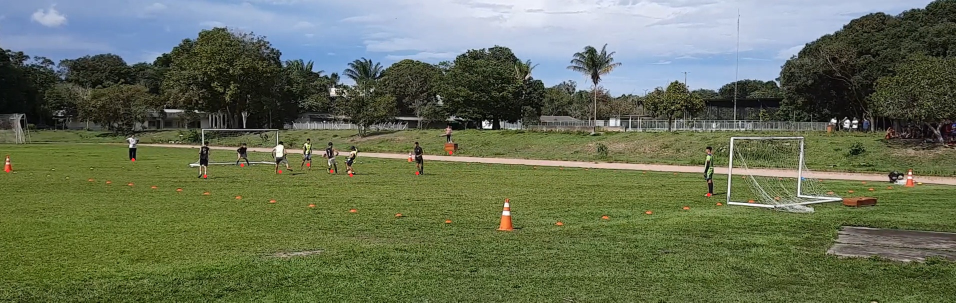
#> input picture 7_delimitarCampo_v3/campo_A51.jpg, 1912 x 605 px (shown at 1/2 size)
$ python homografiaCampo2.py
#> lines starting #> are read from the running program, lines starting #| are printed output that depends on the picture
import cv2
import numpy as np
import matplotlib.pyplot as plt

# Read source image.
img_src = cv2.imread('campo_A51.jpg')
#> img_src is the input picture: shape (605, 1912, 3); mean B, G, R 86.5, 111.8, 102.5

# Four corners of the 3D court + mid-court circle point in source image
# Start top-left corner and go anti-clock wise + mid-court circle point
pts_src = np.float32([[13, 341], [1011, 460], #A, B
                [1819, 371], [820, 322]])  #C, D

#encontrar a largura maxima
width_AB = np.sqrt(((pts_src[0][0] - pts_src[1][0]) ** 2) + ((pts_src[0][1] - pts_src[1][1]) ** 2))
width_DC = np.sqrt(((pts_src[3][0] - pts_src[2][0]) ** 2) + ((pts_src[3][1] - pts_src[2][1]) ** 2))
maxWidth = max(int(width_AB), int(width_DC))

#encontrar alttura maxima
height_AD = np.sqrt(((pts_src[0][0] - pts_src[3][0]) ** 2) + ((pts_src[0][1] - pts_src[3][1]) ** 2))
height_BC = np.sqrt(((pts_src[1][0] - pts_src[2][0]) ** 2) + ((pts_src[1][1] - pts_src[2][1]) ** 2))
maxHeight = max(int(height_AD), int(height_BC))

#saida pra ficar em 2D          #eu nao entendi muito bem apenas peguei
output_pts = np.float32([[0, 0],
                        [0, maxHeight - 1],
                        [maxWidth - 1, maxHeight - 1],
                        [maxWidth - 1, 0]])

# Compute the perspective transform M
M = cv2.getPerspectiveTransform(pts_src,output_pts)

#image esult
out = cv2.warpPerspective(img_src,M,(maxWidth, maxHeight),flags=cv2.INTER_LINEAR)
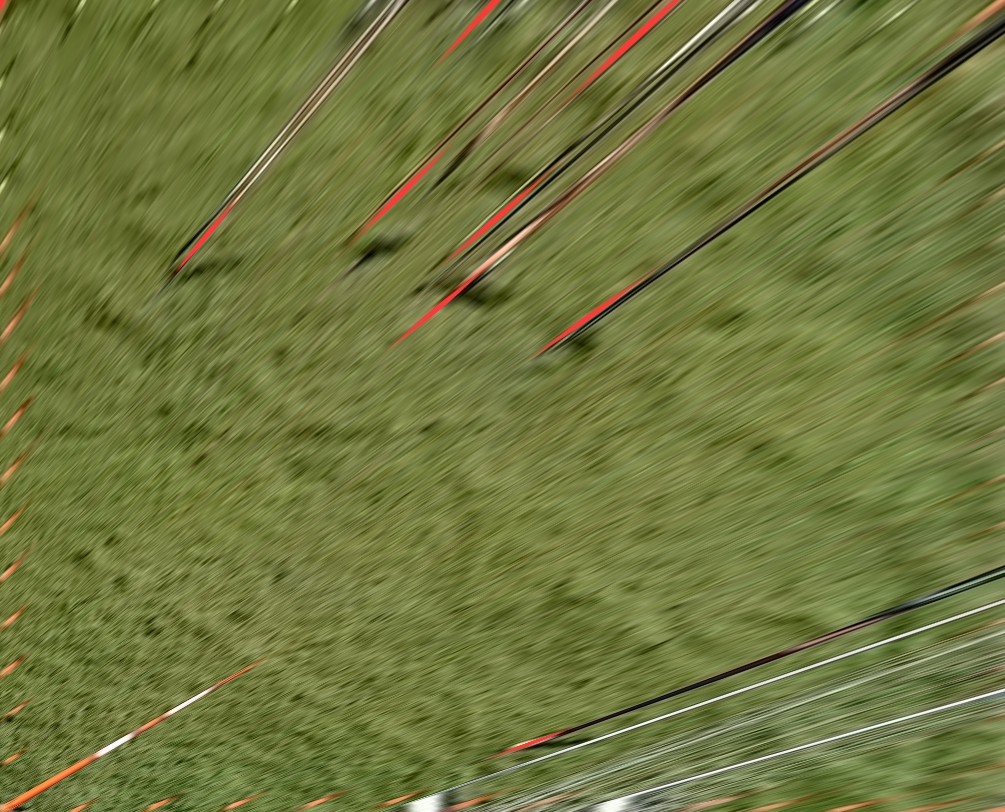
#> out: shape (812, 1005, 3); mean B, G, R 62.2, 119.2, 112.2

# rotate image
#Rotated_image = cv2.rotate(out, cv2.ROTATE_90_COUNTERCLOCKWISE)

cv2.imshow("saida", out)
cv2.waitKey(0)
cv2.destroyAllWindows()

$ run again, with 7_delimitarCampo_v3/campo_futebol2.png saved as 7_delimitarCampo_v3/campo_A51.jpg
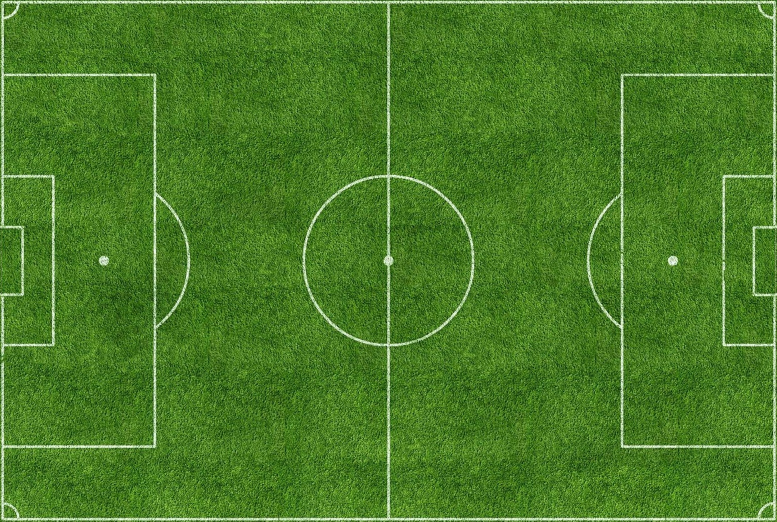
#> input picture 7_delimitarCampo_v3/campo_futebol2.png, 1554 x 1043 px (shown at 1/2 size)
#> img_src is the input picture: shape (1043, 1554, 3); mean B, G, R 38.5, 123.4, 73.8
#> `out = cv2.warpPerspective(img_src,M,(maxWidth, maxHeight),flags=cv2.IN..`:
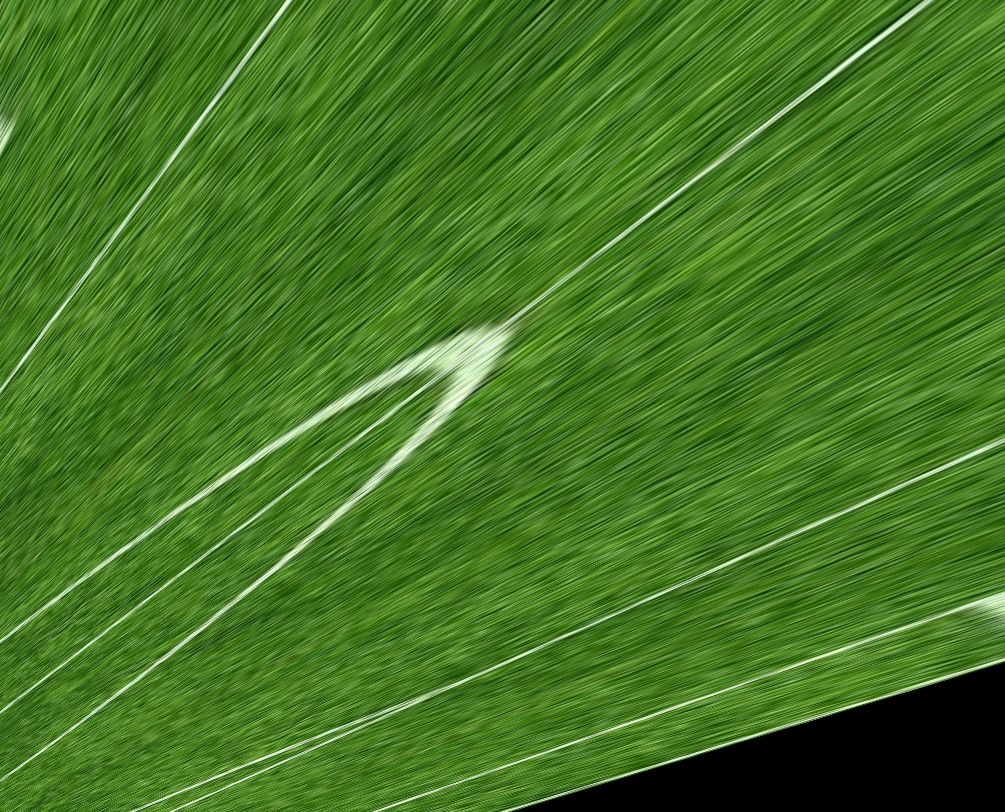
#> out: shape (812, 1005, 3); mean B, G, R 35.6, 117.3, 69.8
